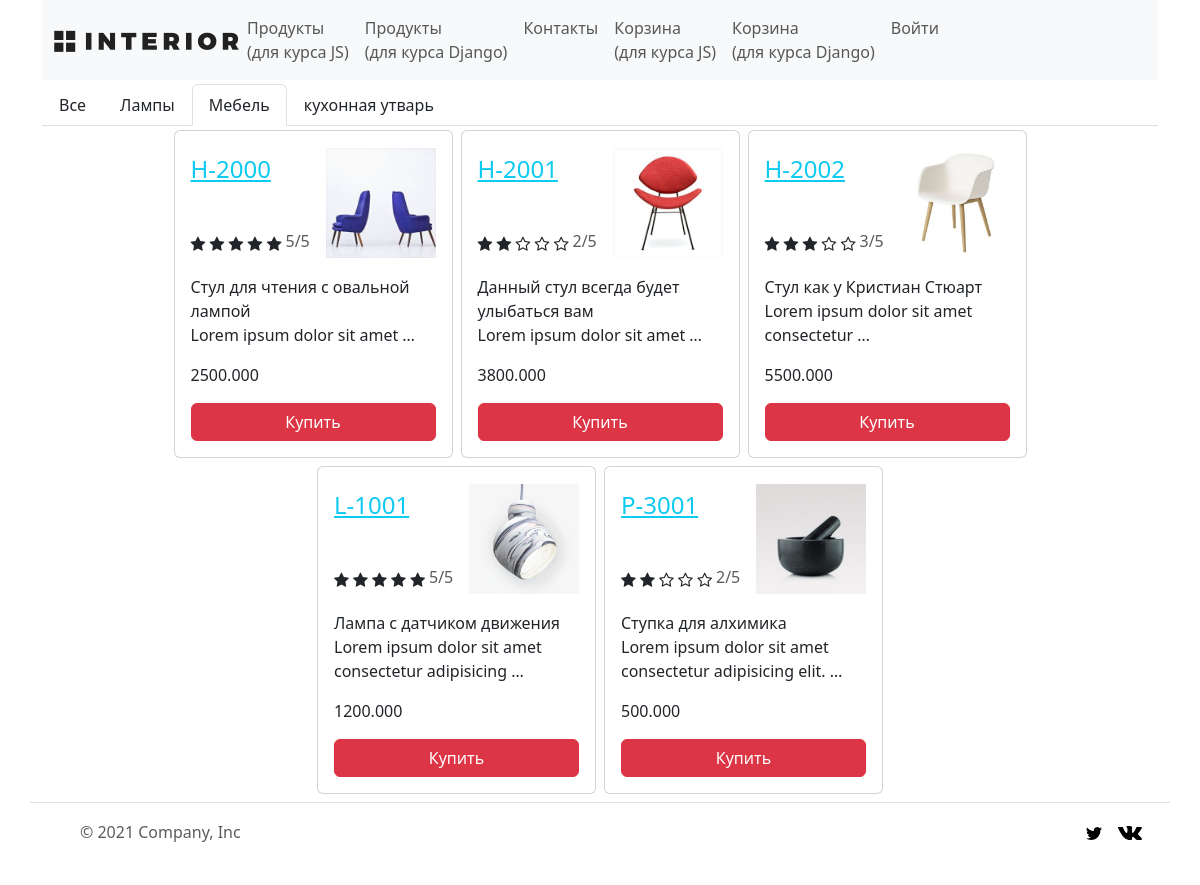
The app's page /django_products/category/mebel, older data.
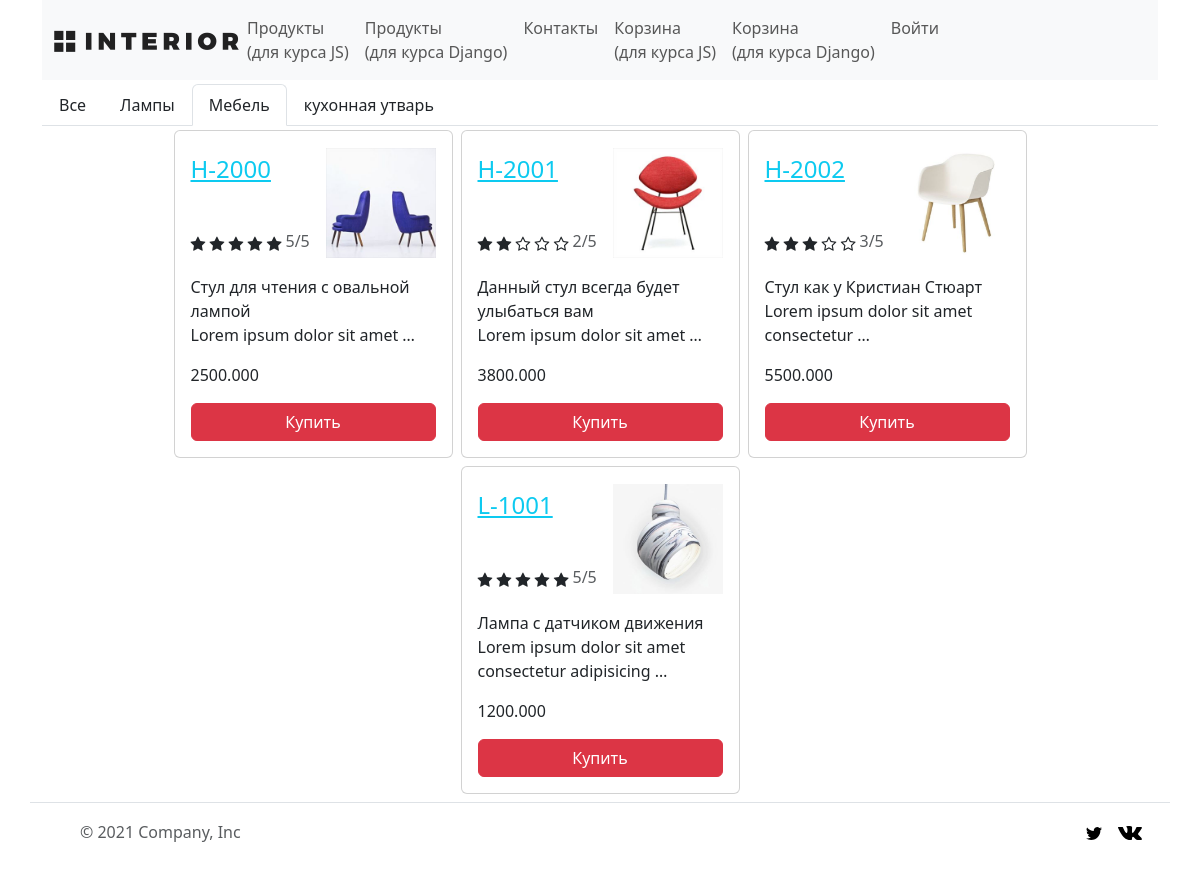
The same page, newer data.
### shop/models/product_category.py (models this page shows, shortened)
class ProductCategory(models.Model):
    name = models.CharField(
        verbose_name='Категория товара',
        max_length=255
    )
    slug = models.SlugField(
        verbose_name='URL',
        max_length=255,
        unique=True,
        db_index=True
    )
    def get_absolute_url(self):
        return reverse('django_products_by_category', kwargs={'category_slug': self.slug})
    class Meta:
        verbose_name = 'Категория товара'
        verbose_name_plural = 'Категории товаров'
        ordering = ('name',)

### shop/models/product.py (models this page shows, shortened)
class Product(models.Model):
    RATING_CHOICES = [(i, i) for i in range(1, 6)]
    title = models.CharField(
        verbose_name='Название товара',
        max_length=255,
        unique=True
    )
    rating = models.IntegerField(
        verbose_name='Оценка',
        null=True,
        blank=True,
        choices=RATING_CHOICES
    )
    short_description = models.CharField(
        verbose_name='Короткое описание',
        max_length=128
    )
    description = models.TextField(
        verbose_name='Описание',
        null=True,
        blank=True
    )
    price = models.DecimalField(
        verbose_name='Цена',
        max_digits=15,
        decimal_places=3,
    )
    date_updated = models.DateField(
        verbose_name='Дата изменения записи',
        auto_now=True
    )
    category = models.ForeignKey(
        verbose_name='Категория товара',
        to='ProductCategory',
        on_delete=models.CASCADE,
    )
    img = models.ImageField(
        verbose_name="Изображение товара",
        upload_to="img/%Y/%m/%d/",
    )
    quantity = models.PositiveIntegerField(
        verbose_name='Количество',
    )
    buyer = models.ManyToManyField(
        'Buyer',
        verbose_name='Покупатель',
    )
    class Meta:
        verbose_name = 'Продукт'
        verbose_name_plural = 'Продукты'
        ordering = ('title', 'date_updated')

### shop/views.py (the view)
class DjangoProductsView(ListView):
    template_name = 'shop/django_products.html'
    model = Product
    context_object_name = 'products'
    def get_context_data(self, **kwargs):
        context = super().get_context_data(**kwargs)
        context['categories'] = ProductCategory.objects.all()
        return context
    def get_queryset(self):
        query = Q()
        if 'category_slug' in self.kwargs:
            category_slug = self.kwargs['category_slug']
            query = Q(category__slug=category_slug)
        return Product.objects.filter(query)

### shop/templates/shop/django_products.html
{% extends 'baseapp/base.html' %}
{% load static %}
{% block content %}
{% include 'shop/includes/menu.html' %}
<div class="container my-1">
    <ul class="nav nav-tabs menu-products">
        <li class="nav-item">
            <a class="nav-link text-dark {% if request.resolver_match.url_name == 'django_products' %}active{% endif %}"
                aria-current="page" href="{% url 'django_products' %}" data-category="all">
                Все
            </a>
        </li>
        {% for category in categories %}
        <li class="nav-item">
            <a class="nav-link text-dark {% if request.resolver_match.kwargs.category_slug == category.slug %}active{% endif %}"
                aria-current="page" href="{{ category.get_absolute_url }}" data-category="chair">
                {{ category.name }}
            </a>
        </li>
        {% endfor %}
    </ul>
    <div class="products d-flex align-content-around justify-content-center flex-wrap">
        {% for product in products %}
        <div class="card p-3 col-12 col-lg-3 m-1">
            <div class="wrapper h-100">
                <div class="d-flex justify-content-between align-items-center ">
                    <div class="mt-2">
                        <h4 class="product-name text-uppercase">
                            <a href="{% url 'django_product_detail' product.pk %}" class="link-info">
                                {{ product.title }}
                            </a>
                        </h4>
                        <div class="mt-5">
                            <div class="d-flex flex-row user-ratings">
                                <div class="ratings">
                                    {% for x in ""|ljust:5 %}
                                    {% if forloop.counter <= product.rating %} <i class="fa fa-star"></i>
                                        {% else %}
                                        <i class="fa fa-star-o"></i>
                                        {% endif %}
                                        {% endfor %}
                                </div>
                                <h6 class="product-rating text-muted ms-1">{{ product.rating }}/5</h6>
                            </div>
                        </div>
                    </div>
                    <div class="image">
                        <img class="product-image" src="{{ product.img.url }}" width="110">
                    </div>
                </div>
                <p class="product-description">{{ product.description | linebreaks | truncatewords:10 }}</p>
            </div>
            <p class="product-price">{{ product.price }}</p>
            <form action="{% url 'django_add_to_basket' product.pk %}" method="get">
                <button type="submit" class="btn btn-danger w-100">Купить</button>
            </form>
        </div>
        {% endfor %}
    </div>
</div>
{% endblock content %}

Row changes from the older to the newer data that the page shows:
no longer on this page (row edited): Product: title "P-3001", rating "2", img (picture), description "Ступка для алхимика Lorem ipsum dolor sit amet consectetur adipisicing elit. …", price "500.000"
